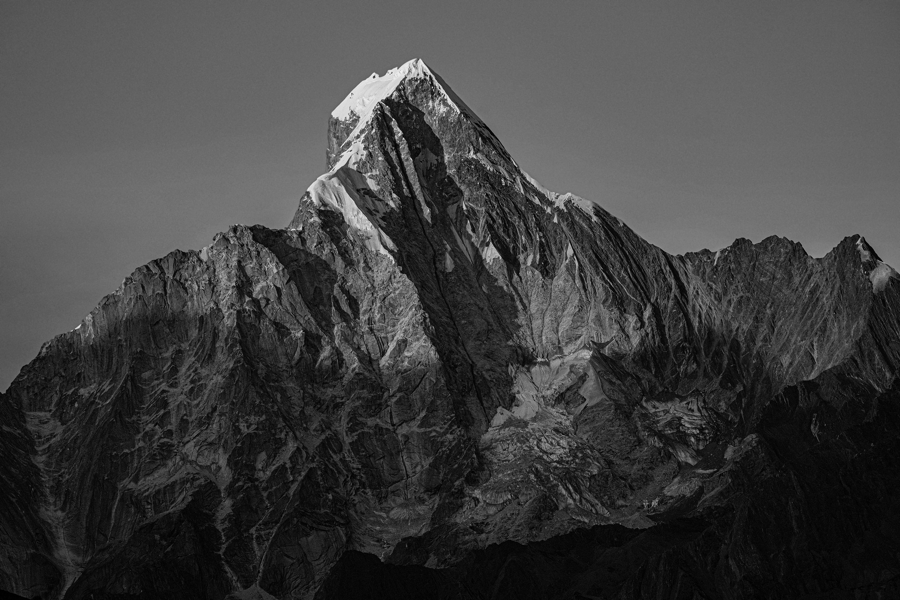
%> input picture hw6/codes/mountain.tif, 900 x 600 px
$ octave hw6_4.m   (GNU Octave 9; MATLAB toolbox functions it lacks are replaced by stand-ins)
%> lines starting %> are read from the running program, lines starting %| are printed output that depends on the picture
%hw6_3
clc; clear; close all;

%% a
im = imread('mountain.tif');
%> im is the input picture: size 600x900 uint8; min 0, max 241, mean 64.8
symbols = [0:255];
[m , n] = size (im);
%> m = 600; n = 900
f = zeros(1,256);
for i=0:255
        f(i+1) = length(find(im==i));
end
%> after the loop, f = 256 values, max 13098 at index 102, min 0 at index 239, mean 2109.4
prob = f./(m*n);
%> prob = 256 values, max 0.0243 at index 102, min 0 at index 239, mean 0.00391
bar(symbols, prob); xlabel('Gray Level'); ylabel('Probability');
%> after `ylabel('Probability')`:
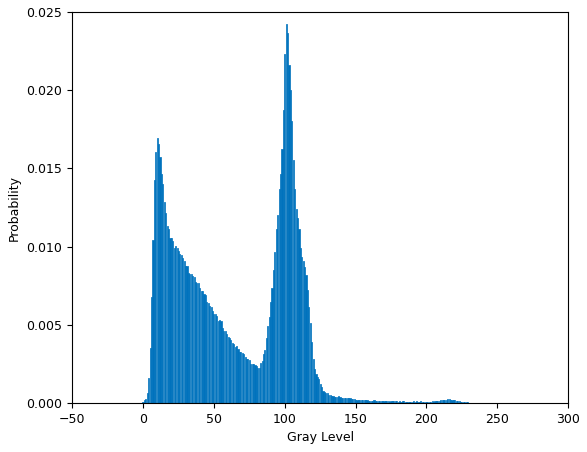
%> figure redrawn from the program's plot data; tallest bar 0.0243 high, from x = 100.6 to 101.4

%% b Huffman code Dictionary

%> (the run ends here)

$ run again, with hw6/codes/fruits.tif copied over hw6/codes/mountain.tif
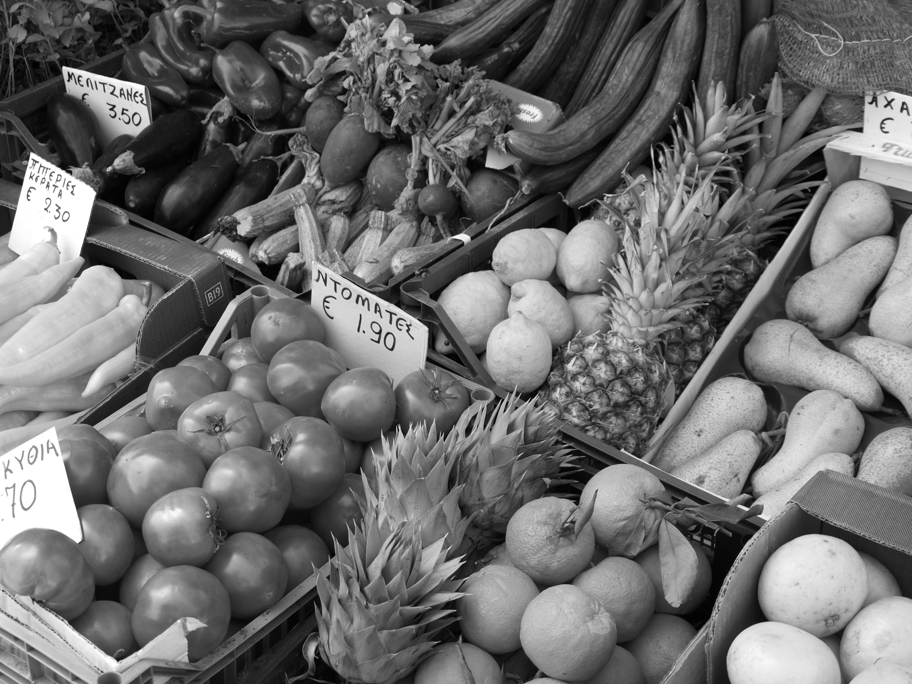
%> input picture hw6/codes/fruits.tif, 912 x 684 px
%> im is the input picture: size 684x912 uint8; min 0, max 255, mean 109.8
%> after the loop `for i=0:255`: f = 256 values, max 8579 at index 256, min 1 at index 1, mean 2436.8
%> prob = 256 values, max 0.0138 at index 256, min 1.6e-06 at index 1, mean 0.00391
%> `ylabel('Probability')`:
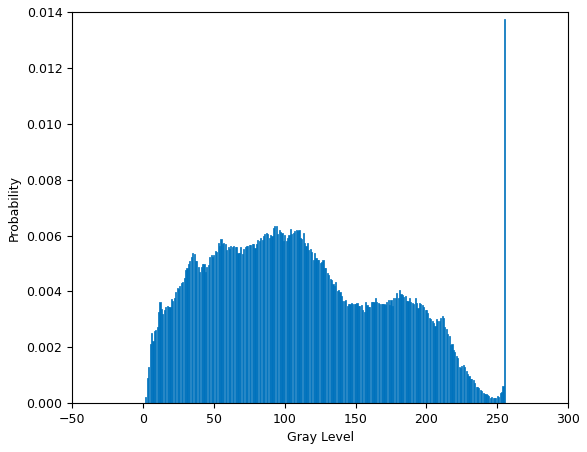
%> figure redrawn from the program's plot data; tallest bar 0.0138 high, from x = 254.6 to 255.4

$ run again, with hw6/codes/house.tif copied over hw6/codes/mountain.tif
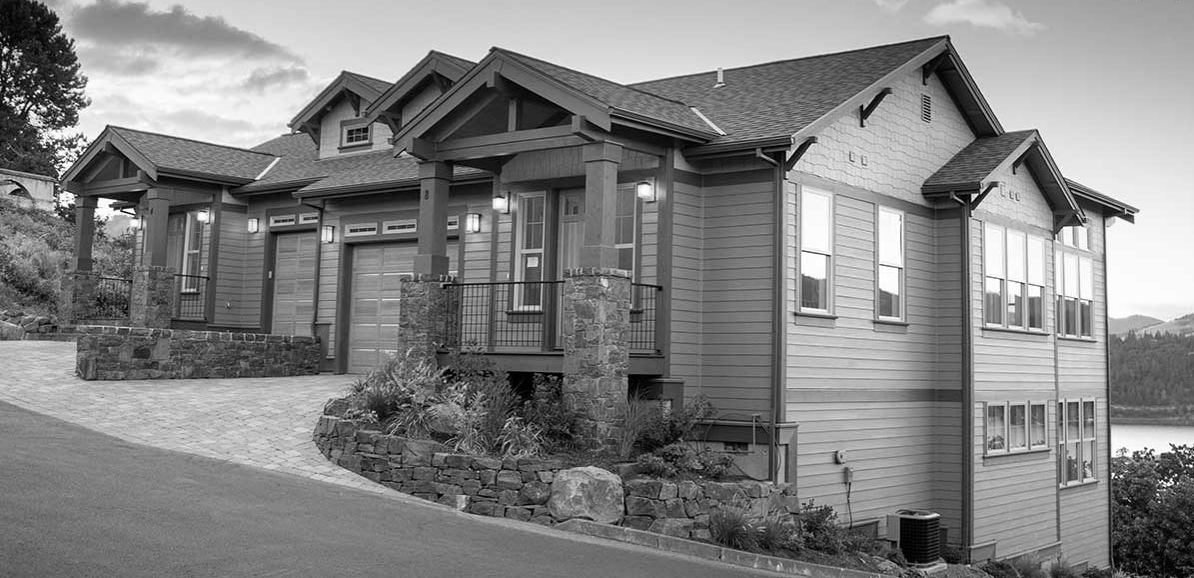
%> input picture hw6/codes/house.tif, 1194 x 578 px
%> im is the input picture: size 578x1194 uint8; min 0, max 255, mean 130.8
%> after the loop `for i=0:255`: f = 256 values, max 5743 at index 115, min 231 at index 256, mean 2695.8
%> prob = 256 values, max 0.00832 at index 115, min 0.000335 at index 256, mean 0.00391
%> `ylabel('Probability')`:
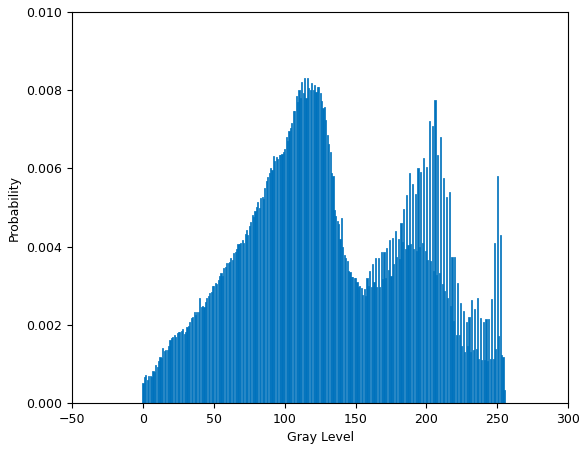
%> figure redrawn from the program's plot data; tallest bar 0.00832 high, from x = 113.6 to 114.4

$ run again, with hw6/codes/parrots_noisy.tif copied over hw6/codes/mountain.tif
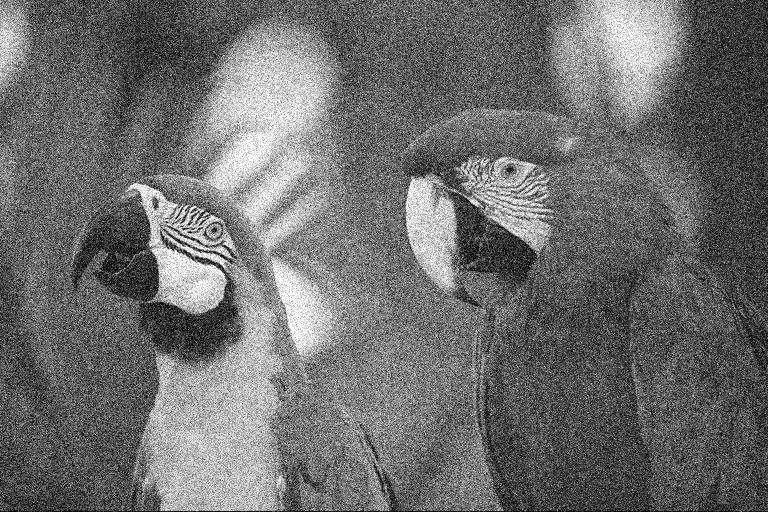
%> input picture hw6/codes/parrots_noisy.tif, 768 x 512 px
%> im is the input picture: size 512x768 uint8; min 0, max 255, mean 109.9
%> after the loop `for i=0:255`: f = 256 values, max 3168 at index 97, min 170 at index 3, mean 1536
%> prob = 256 values, max 0.00806 at index 97, min 0.000432 at index 3, mean 0.00391
%> `ylabel('Probability')`:
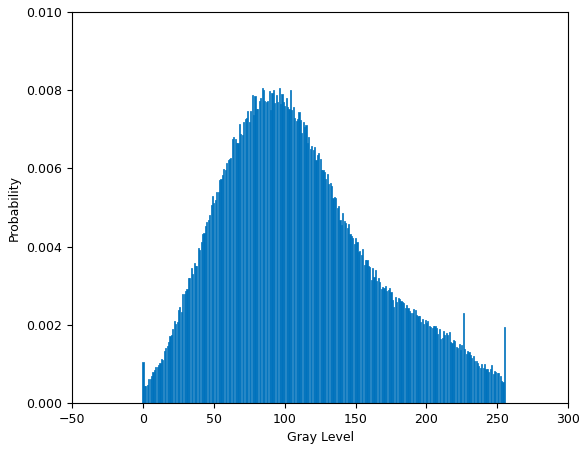
%> figure redrawn from the program's plot data; tallest bar 0.00806 high, from x = 95.6 to 96.4
